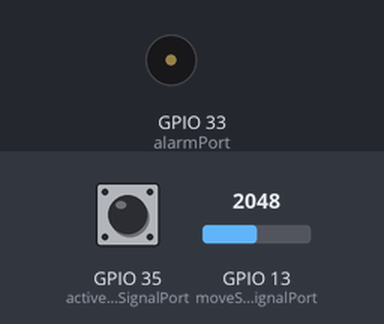
Simulated run of this sketch. Board: ESP32. Parts: buzzer (waves = sounding). The test bench sets the inputs (shaded band); at power-on: GPIO 13 (moveSensorSignalPort) = 2048, GPIO 35 (activeStateSignalPort) HIGH. USB keyboard and mouse output is not drawn.

Above: at 22.5 s.
22.6 s: GPIO 13 (moveSensorSignalPort) set to 360
Timing chart, 0 to 26.1 s (numbered marks = the images above; inputs shaded):
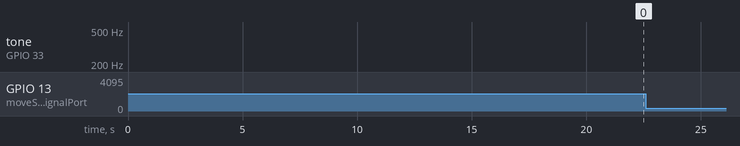

The sketch:

WindowHiderESP32.ino
```cpp
#include <BleKeyboard.h>

const int ActivateTimeout = 5000;
int moveSensorSignalPort = 13;
int activeStateSignalPort = 35;
int alarmPort = 33;
uint32_t lastActivateTime;
BleKeyboard bleKeyboard;

void setup()
{
  Serial.begin(115200);
  pinMode(moveSensorSignalPort, INPUT_PULLUP);
  pinMode(activeStateSignalPort, INPUT_PULLUP);
  pinMode(alarmPort, OUTPUT);
  bleKeyboard.begin();
}

void loop()
{
  delay(100);

  int activeStateSignal = digitalRead(activeStateSignalPort);

  if(activeStateSignal == LOW)
  {
    return;
  }

  int signal = analogRead(moveSensorSignalPort);

  if(signal >= 400)
  {
    if(millis() - lastActivateTime >= ActivateTimeout)
    {
      TryHandleKeyboard();
      EnableAlarm();

      /*int toneDuration = ActivateTimeout/5;

      tone(alarmPort, 350, toneDuration);
      delay(toneDuration);

      tone(alarmPort, 250, toneDuration);
      delay(toneDuration);

      tone(alarmPort, 350, toneDuration);
      delay(toneDuration);

      tone(alarmPort, 250, toneDuration);*/
    }
  }
}

void TryHandleKeyboard()
{
  if(bleKeyboard.isConnected())
  {
    bleKeyboard.press(KEY_LEFT_GUI);
    delay(100);

    int keyD = 100;
    int keyL = 108;
    bleKeyboard.press(keyL);
    delay(100);

    bleKeyboard.releaseAll();

    lastActivateTime = millis();
  }
}

void EnableAlarm()
{
  int alarmStep = 10;
  int alarmDirection = alarmStep;
  int additionalFrequency = 0;
  int maxAdditionalFrequency = 350;
  int alarmSpeed = 5;

  for(int i = 0; i < ActivateTimeout/alarmSpeed; i++)
  {
    additionalFrequency += alarmDirection;

    if(additionalFrequency >= maxAdditionalFrequency && alarmDirection == alarmStep)
    {
      alarmDirection = -alarmStep;
    }

    if(additionalFrequency <= 0 && alarmDirection == -alarmStep)
    {
      alarmDirection = alarmStep;
    }

    int baseFrequency = 10;
    tone(alarmPort, baseFrequency + additionalFrequency);
    delay(alarmSpeed);
    noTone(alarmPort);
  }
}
```
